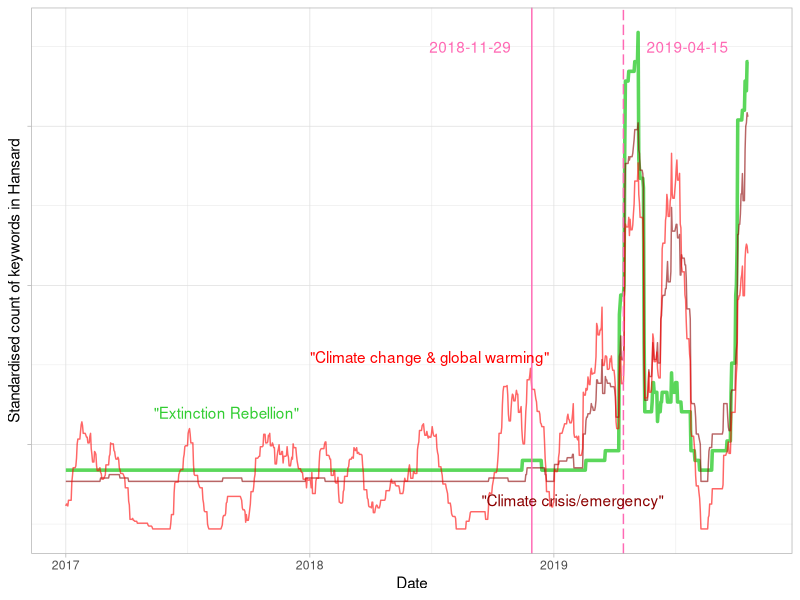
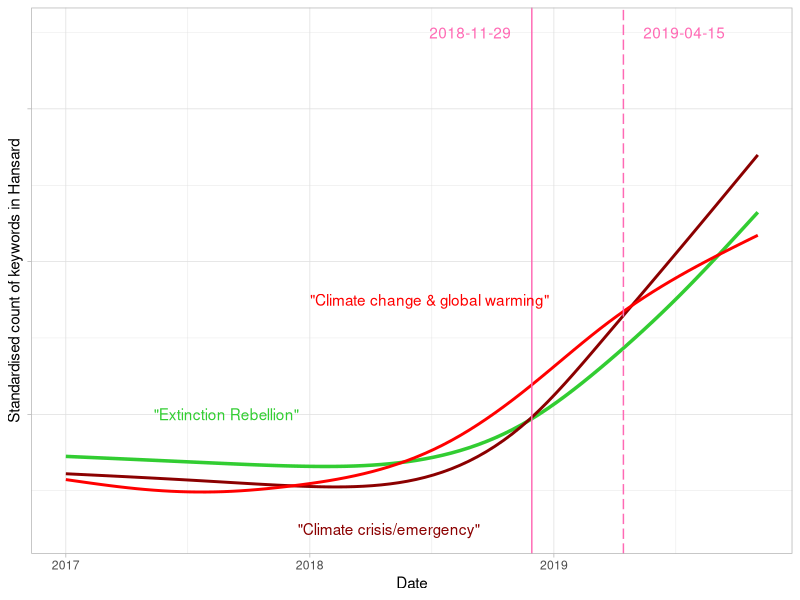
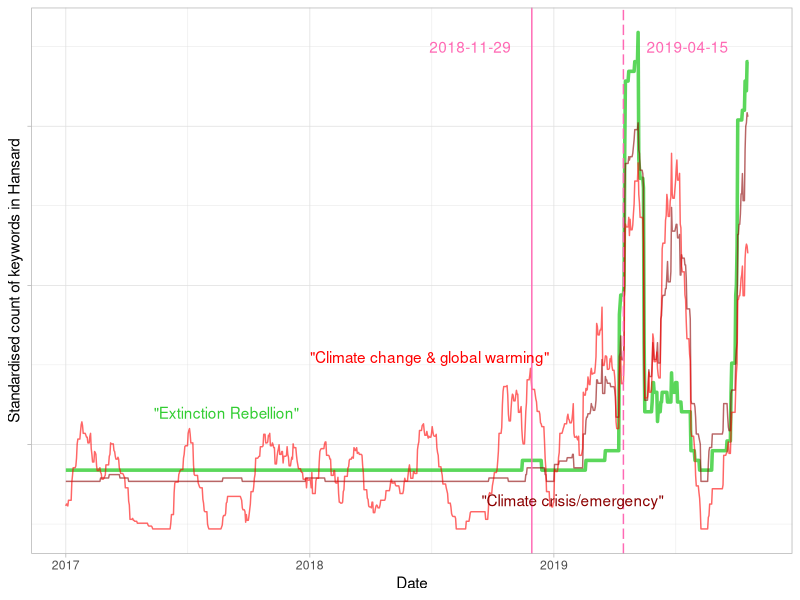
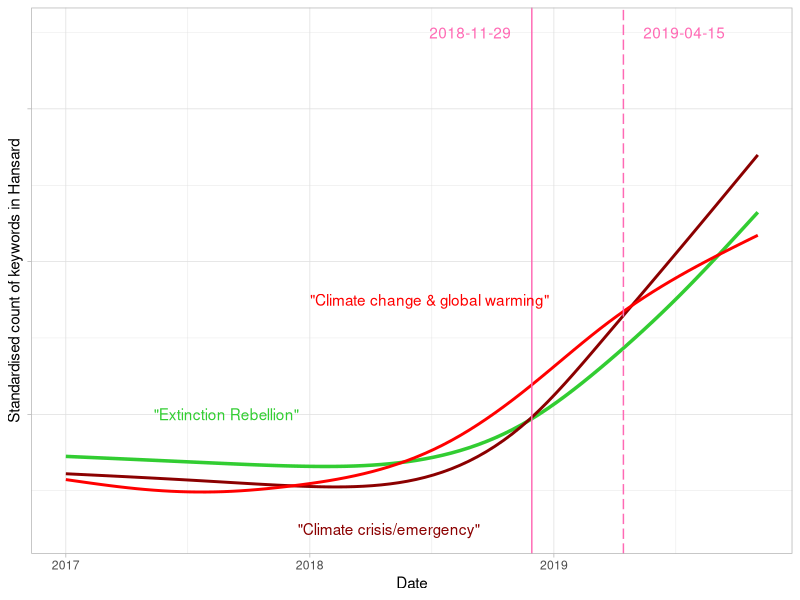

Generate these figures, in order, with R: (Note: this script raises an error after producing the figures.)
library(ggplot2)
library(ggthemes)
library(tidyverse)
library(readr)
library(forecast)
library(magrittr)

# Moving average
ma_month <- function(x, n = 29){stats::filter(x, rep(1 / n, n), sides = 2)}
ma_2week <- function(x, n = 13){stats::filter(x, rep(1 / n, n), sides = 2)}

# Import (manual muahaha!)
d1 <- read_csv("extinction_rebellion.js.csv")
d2 <- read_csv("climate_change.js.csv")
d3 <- read_csv("climate_crisis.js.csv")
d4 <- read_csv("citizens_assembly.js.csv")
d5 <- read_csv("global_warming.js.csv")
d6 <- read_csv("climate_emergency.js.csv")

# Full join, could be done much better
hansard <- full_join(d1, d2, by = "Date")
hansard <- full_join(hansard, d3, by = "Date")
hansard <- full_join(hansard, d4, by = "Date")
hansard <- full_join(hansard, d5, by = "Date")
hansard <- full_join(hansard, d6, by = "Date")


# ORDER, ORDER! (Order matters)
colnames(hansard) <- c("Date", 
                       "extinction_rebellion", "climate_change", "climate_crisis", 
                       "citizens_assembly", "global_warming", "climate_emergency")
hansard <- hansard[order(hansard$Date), ] # sort by Date

# Fill in missing days just to be save
hansard <- hansard %>%
  mutate(Date = as.Date(Date)) %>%
  complete(Date = seq.Date(min(Date), max(Date), by="day"))

hansard$Date <- as.POSIXct(hansard$Date)
hansard[is.na(hansard)] <- 0 # replace all NAs with zeros


# Add keywords together
hansard$climate_alarm <- hansard$climate_crisis + hansard$climate_emergency 
hansard$global_heating <- hansard$climate_change + hansard$global_warming

# Smooth the lines
hansard_smooth <- lapply(hansard[,-1], ma_month) %>% as.data.frame()
hansard_smooth$Date <- as.POSIXct(hansard$Date)

# Set start date
hansard_smooth_2017 <- filter(hansard_smooth, Date >= as.POSIXct("2017-01-01"))
hansard_2017 <- filter(hansard, Date >= as.POSIXct("2017-01-01"))


# Simple MA plot
ggplot(data = hansard_smooth_2017) + 
  geom_line(aes(Date, scale(extinction_rebellion)), color = "limegreen", size = 1.2, alpha = 0.8) +
  geom_line(aes(Date, scale(climate_alarm)), color = "red4", alpha = 0.6) +
  geom_line(aes(Date, scale(global_heating)), color = "red", alpha = 0.6) +
  geom_vline(xintercept = as.POSIXct("2018-11-29"), color = "hotpink") +
  geom_vline(xintercept = as.POSIXct("2019-04-15"), color = "hotpink", linetype = "longdash") +
  ylab("Standardised count of keywords in Hansard") +
  theme_light() +  
  theme(axis.text.y = element_blank()) +
  annotate(label = '"Extinction Rebellion"', "text", x = as.POSIXct("2017-08-29"), y = 0.4, color = "limegreen") +
  annotate(label = '"Climate crisis/emergency"', "text", x = as.POSIXct("2019-01-29"), y = -0.7, color = "red4") +
  annotate(label = '"Climate change & global warming"', "text", x = as.POSIXct("2018-06-29"), y = 1.1, color = "red") +
  annotate(label = "2018-11-29", "text", x = as.POSIXct("2018-08-29"), y = 5, color = "hotpink") +
  annotate(label = "2019-04-15", "text", x = as.POSIXct("2019-07-20"), y = 5, color = "hotpink")


ggsave("hansard-extinction-rebellion.pdf", width = 6, height = 4, device = "pdf")
  


# With smoothing function
span = 10
ggplot(data = hansard_2017) + 
  geom_smooth(aes(Date, scale(extinction_rebellion)), color = "limegreen", size = 1.2, alpha = 0.8, se = F, span = span) +
  geom_smooth(aes(Date, scale(climate_alarm)), color = "red4", alpha = 0.6, se = F, span = span) +
  geom_smooth(aes(Date, scale(global_heating)), color = "red", alpha = 0.6, se = F, span = span) +
  geom_vline(xintercept = as.POSIXct("2018-11-29"), color = "hotpink") +
  geom_vline(xintercept = as.POSIXct("2019-04-15"), color = "hotpink", linetype = "longdash") +
  ylab("Standardised count of keywords in Hansard") +
  theme_light() +  
  theme(axis.text.y = element_blank()) +
  annotate(label = '"Extinction Rebellion"', "text", x = as.POSIXct("2017-08-29"), y = 0, color = "limegreen") +
  annotate(label = '"Climate crisis/emergency"', "text", x = as.POSIXct("2018-04-29"), y = -0.3, color = "red4") +
  annotate(label = '"Climate change & global warming"', "text", x = as.POSIXct("2018-06-29"), y = 0.3, color = "red") +
  annotate(label = "2018-11-29", "text", x = as.POSIXct("2018-08-29"), y = 1, color = "hotpink") +
  annotate(label = "2019-04-15", "text", x = as.POSIXct("2019-07-15"), y = 1, color = "hotpink")

ggsave("hansard-extinction-rebellion-fancy.pdf", width = 6, height = 4, device = "pdf")

#------ Other Stuff -----


# Simple plot
ggplot(data = hansard) + 
  geom_line(aes(date, extinction_rebellion), color = "red") + 
  geom_line(aes(date, climate_change), color = "darkgreen") +
  geom_vline(xintercept = as.POSIXct("2018-11-29"), size = 1.5, color = "limegreen") +
  theme_economist()


cor(hansard[, -1], use = "pairwise") %>% heatmap
cor(hansard_smooth[, -7], use = "pairwise") %>% heatmap

cor(hansard_smooth[, -7], use = "pairwise")


